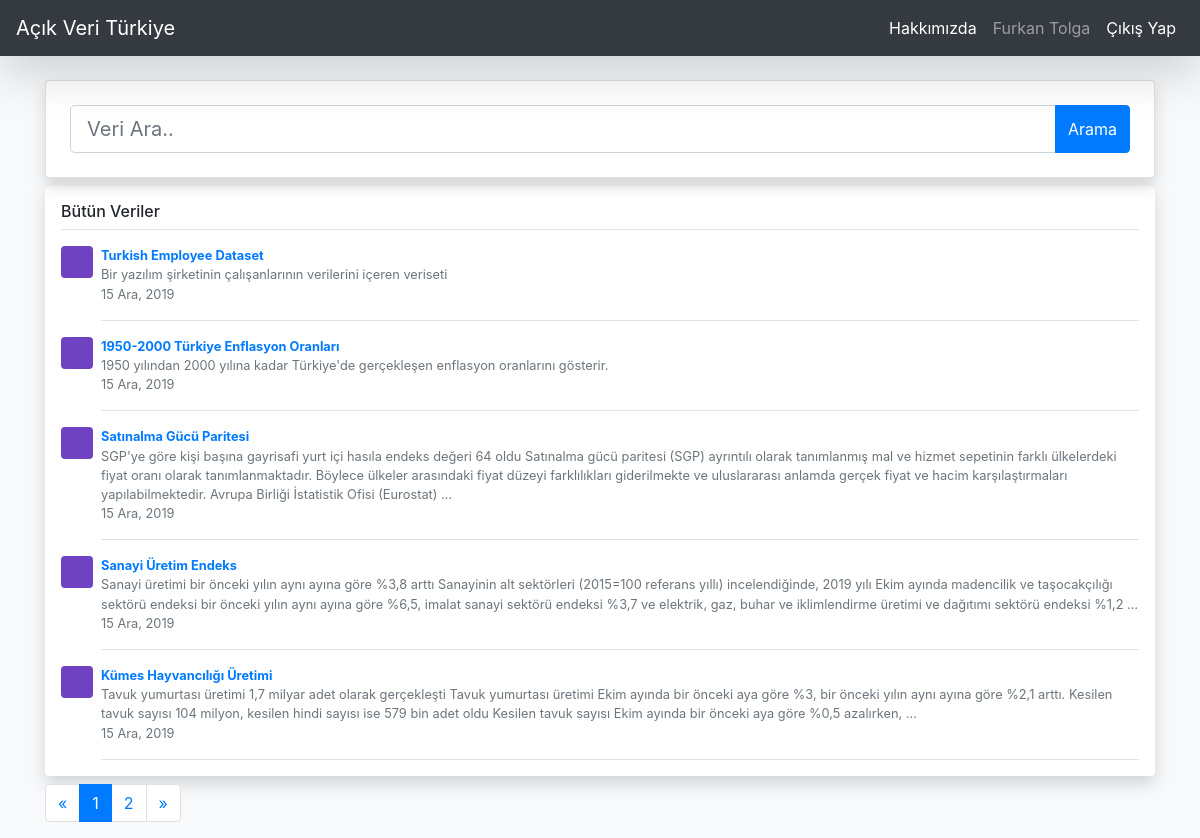
The page /data/all_data/ (signed in) on the database its author committed.
### data_store/models.py (models this page shows, shortened)
class DataStore(models.Model):
	author = models.ForeignKey(
		"auth.User",
		models.SET_NULL,
		blank = True,
		null = True,
		verbose_name = "Girişi Yapan Kullanıcı" #Admin panelinde hangi isim ile görüneceği
		)
	title = models.CharField(
		max_length= 100,
		verbose_name = "Veri Adı"
		)
	description = RichTextField(
		verbose_name = "Verinin Tanımı"
		)
	created_date = models.DateTimeField(
		auto_now_add=True,
		verbose_name = "Oluşturulma Tarihi"
		)
	data_file = models.FileField(
		blank = True,
		null = True,
		verbose_name = "Veri Dosyasını ekleyin."
	)

### data_store/views.py (the view)
# urls.py: path("all_data/", views.all_data, name="all_data"),
def all_data(request):
	keyword = request.GET.get("keyword")
	if keyword:
		all_data = DataStore.objects.filter(title__contains = keyword)
	else:
		all_data = DataStore.objects.all()
	paginator = Paginator(all_data, 5) # Show x contacts per page
	page = request.GET.get('page')
	contacts = paginator.get_page(page)
	context = {
		'contacts': contacts,
		"keyword" : keyword
	}
	return render(request,"all_data.html",context)

### templates/all_data.html
{% extends "layout.html" %}
{% block body %}
    {% include "home_search.html" %}
    {% if contacts %}
        <div class="my-2 p-3 bg-white rounded shadow">
            <h6 class="border-bottom border-gray pb-2 mb-0">{% if keyword %}"{{ keyword }}" aramasına ait veriler{% else %}Bütün Veriler{% endif %}</h6>
            {% for data in contacts %}
                <div class="media text-muted pt-3">
                    <svg class="bd-placeholder-img mr-2 rounded" width="32" height="32" xmlns="http://www.w3.org/2000/svg" preserveAspectRatio="xMidYMid slice" focusable="false" role="img" aria-label="Placeholder: 32x32"><title>Placeholder</title><rect width="100%" height="100%" fill="#6f42c1"></rect><text x="50%" y="50%" fill="#6f42c1" dy=".3em">32x32</text></svg>
                    <p class="media-body pb-3 mb-0 small lh-125 border-bottom border-gray">
                        <a href="/data/{{ data.id }}"><strong class="d-block text-gray-dark">{{data.title}}</strong></a>
                        {{ data.description|striptags|safe |truncatewords:50 }}
                        <br>
                        {{ data.created_date|date:"d M, Y" }}
                    </p>
                </div>
            {% endfor %}
        </div>
        {% if contacts.paginator.num_pages > 1 %}
            <nav aria-label="Page navigation example">
                <ul class="pagination">
                    <li class="page-item"><a class="page-link" href="?page=1">&laquo;</a></li>
                    {% for number in contacts.paginator.page_range  %}
                        <li class="page-item {% if contacts.number == number %}active{% endif %}"><a class="page-link" href="?page={{ number }}">{{ number }}</a></li>
                    {% endfor %}
                    <li class="page-item"><a class="page-link" href="?page={{ contacts.paginator.num_pages }}">&raquo;</a></li>
                </ul>
            </nav>
        {% endif %}
    {% else %}
        <div class="my-2 p-3 bg-white rounded shadow-sm">
        <h6 class="mb-0">"{{ keyword }}" aramasına ait veri bulunamadı.</h6>
        </div>
    {% endif %}
{% endblock body %}

### templates/navbar.html (shortened to what this page needs)
<nav class="navbar navbar-expand-lg fixed-top navbar-dark bg-dark shadow-lg">
  <a class="navbar-brand" href="/">Açık Veri Türkiye</a>
  <div class="collapse navbar-collapse" id="navbarSupportedContent">
    <ul class="navbar-nav ml-auto">
      <li class="nav-item active">
        <a class="nav-link" href="/about">Hakkımızda</a>
      </li>
        {% if request.user.is_authenticated %}
            <li class="nav-item">
                <a class="nav-link" href="/user/profile" tabindex="-1" aria-disabled="true">{{ request.user.first_name }}</a>
            </li>
            <li class="nav-item active">
                <a class="nav-link" href="/user/logout/">Çıkış Yap</a>
            </li>
        {% endif %}
    </ul>
  </div>
</nav>

### rows shown on the page
DataStore: title "Turkish Employee Dataset", description "Bir yazılım şirketinin çalışanlarının verilerini içeren veriseti", created_date "15 Ara, 2019"
DataStore: title "1950-2000 Türkiye Enflasyon Oranları", description "1950 yılından 2000 yılına kadar Türkiye'de gerçekleşen enflasyon oranlarını gösterir.", created_date "15 Ara, 2019"
DataStore: title "Satınalma Gücü Paritesi", description "SGP'ye göre kişi başına gayrisafi yurt içi hasıla endeks değeri 64 oldu Satınalma gücü paritesi (SGP) ayrıntılı olarak tanımlanmış mal ve hizmet sepetinin farklı ülkelerdeki fiyat oranı olarak tanımlanmaktadır. Böylece ülkeler arasındaki fiyat düzeyi farklılıkları giderilmekte ve uluslararası anlamda gerçek fiyat ve hacim karşılaştırmaları yapılabilmektedir. Avrupa Birliği İstatistik Ofisi (Eurostat) …", created_date "15 Ara, 2019"
DataStore: title "Sanayi Üretim Endeks", description "Sanayi üretimi bir önceki yılın aynı ayına göre %3,8 arttı Sanayinin alt sektörleri (2015=100 referans yıllı) incelendiğinde, 2019 yılı Ekim ayında madencilik ve taşocakçılığı sektörü endeksi bir önceki yılın aynı ayına göre %6,5, imalat sanayi sektörü endeksi %3,7 ve elektrik, gaz, buhar ve iklimlendirme üretimi ve dağıtımı sektörü endeksi %1,2 …", created_date "15 Ara, 2019"
DataStore: title "Kümes Hayvancılığı Üretimi", description "Tavuk yumurtası üretimi 1,7 milyar adet olarak gerçekleşti Tavuk yumurtası üretimi Ekim ayında bir önceki aya göre %3, bir önceki yılın aynı ayına göre %2,1 arttı. Kesilen tavuk sayısı 104 milyon, kesilen hindi sayısı ise 579 bin adet oldu Kesilen tavuk sayısı Ekim ayında bir önceki aya göre %0,5 azalırken, …", created_date "15 Ara, 2019"

### other values the page prints
{{ request.user.first_name }} "Furkan Tolga"
{{ number }} "1" "2"
